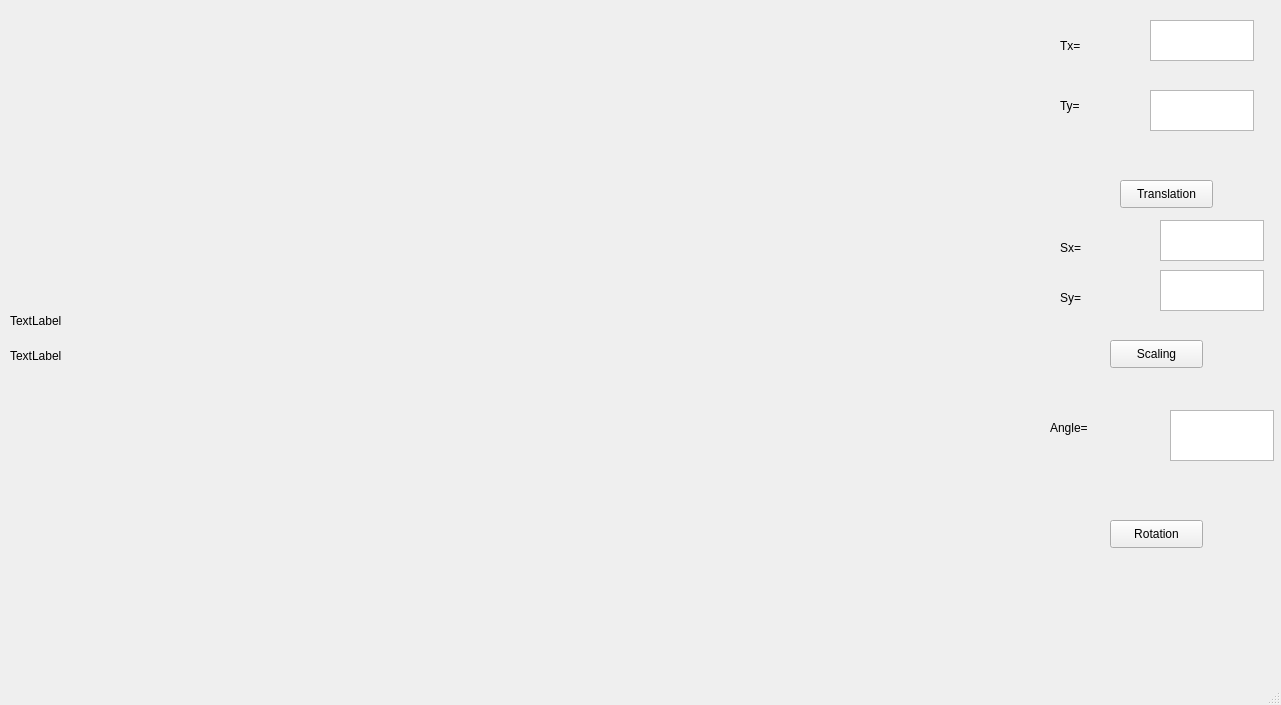
<?xml version="1.0" encoding="UTF-8"?>
<ui version="4.0">
 <class>MainWindow</class>
 <widget class="QMainWindow" name="MainWindow">
  <property name="geometry">
   <rect>
    <x>0</x>
    <y>0</y>
    <width>1281</width>
    <height>705</height>
   </rect>
  </property>
  <property name="windowTitle">
   <string>MainWindow</string>
  </property>
  <widget class="QWidget" name="centralwidget">
   <widget class="QLabel" name="label">
    <property name="geometry">
     <rect>
      <x>10</x>
      <y>30</y>
      <width>1111</width>
      <height>651</height>
     </rect>
    </property>
    <property name="text">
     <string>TextLabel</string>
    </property>
   </widget>
   <widget class="QLabel" name="label_2">
    <property name="geometry">
     <rect>
      <x>10</x>
      <y>-10</y>
      <width>1011</width>
      <height>661</height>
     </rect>
    </property>
    <property name="text">
     <string>TextLabel</string>
    </property>
   </widget>
   <widget class="QPushButton" name="pushButton">
    <property name="geometry">
     <rect>
      <x>1120</x>
      <y>180</y>
      <width>93</width>
      <height>28</height>
     </rect>
    </property>
    <property name="text">
     <string>Translation</string>
    </property>
   </widget>
   <widget class="QPushButton" name="pushButton_2">
    <property name="geometry">
     <rect>
      <x>1110</x>
      <y>340</y>
      <width>93</width>
      <height>28</height>
     </rect>
    </property>
    <property name="text">
     <string>Scaling</string>
    </property>
   </widget>
   <widget class="QPushButton" name="pushButton_3">
    <property name="geometry">
     <rect>
      <x>1110</x>
      <y>520</y>
      <width>93</width>
      <height>28</height>
     </rect>
    </property>
    <property name="text">
     <string>Rotation</string>
    </property>
   </widget>
   <widget class="QTextEdit" name="textEdit">
    <property name="geometry">
     <rect>
      <x>1150</x>
      <y>20</y>
      <width>104</width>
      <height>41</height>
     </rect>
    </property>
   </widget>
   <widget class="QTextEdit" name="textEdit_2">
    <property name="geometry">
     <rect>
      <x>1150</x>
      <y>90</y>
      <width>104</width>
      <height>41</height>
     </rect>
    </property>
   </widget>
   <widget class="QTextEdit" name="textEdit_3">
    <property name="geometry">
     <rect>
      <x>1160</x>
      <y>220</y>
      <width>104</width>
      <height>41</height>
     </rect>
    </property>
   </widget>
   <widget class="QTextEdit" name="textEdit_4">
    <property name="geometry">
     <rect>
      <x>1160</x>
      <y>270</y>
      <width>104</width>
      <height>41</height>
     </rect>
    </property>
   </widget>
   <widget class="QTextEdit" name="textEdit_5">
    <property name="geometry">
     <rect>
      <x>1170</x>
      <y>410</y>
      <width>104</width>
      <height>51</height>
     </rect>
    </property>
   </widget>
   <widget class="QLabel" name="label_3">
    <property name="geometry">
     <rect>
      <x>1060</x>
      <y>30</y>
      <width>71</width>
      <height>31</height>
     </rect>
    </property>
    <property name="text">
     <string>Tx=</string>
    </property>
   </widget>
   <widget class="QLabel" name="label_4">
    <property name="geometry">
     <rect>
      <x>1060</x>
      <y>90</y>
      <width>71</width>
      <height>31</height>
     </rect>
    </property>
    <property name="text">
     <string>Ty=</string>
    </property>
   </widget>
   <widget class="QLabel" name="label_5">
    <property name="geometry">
     <rect>
      <x>1060</x>
      <y>240</y>
      <width>55</width>
      <height>16</height>
     </rect>
    </property>
    <property name="text">
     <string>Sx=</string>
    </property>
   </widget>
   <widget class="QLabel" name="label_6">
    <property name="geometry">
     <rect>
      <x>1060</x>
      <y>290</y>
      <width>55</width>
      <height>16</height>
     </rect>
    </property>
    <property name="text">
     <string>Sy=</string>
    </property>
   </widget>
   <widget class="QLabel" name="label_7">
    <property name="geometry">
     <rect>
      <x>1050</x>
      <y>420</y>
      <width>55</width>
      <height>16</height>
     </rect>
    </property>
    <property name="text">
     <string>Angle=</string>
    </property>
   </widget>
  </widget>
  <widget class="QMenuBar" name="menubar">
   <property name="geometry">
    <rect>
     <x>0</x>
     <y>0</y>
     <width>1281</width>
     <height>26</height>
    </rect>
   </property>
  </widget>
  <widget class="QStatusBar" name="statusbar"/>
 </widget>
 <resources/>
 <connections/>
</ui>
